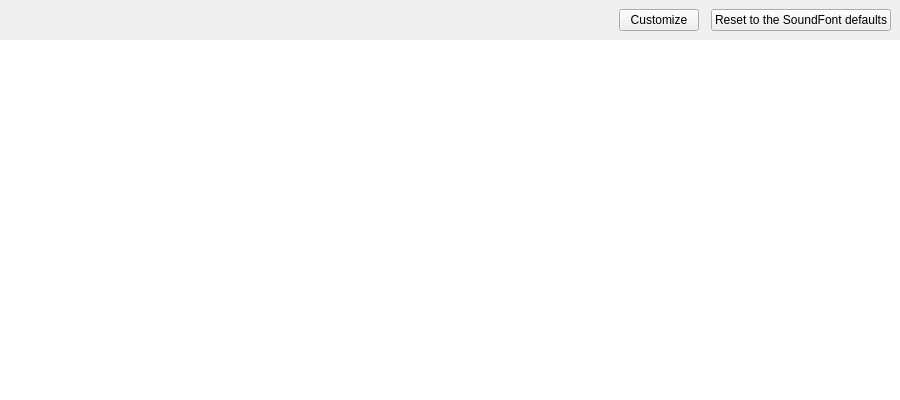
<?xml version="1.0" encoding="UTF-8"?>
<ui version="4.0">
 <class>PageDefaultMod</class>
 <widget class="QWidget" name="PageDefaultMod">
  <property name="geometry">
   <rect>
    <x>0</x>
    <y>0</y>
    <width>900</width>
    <height>400</height>
   </rect>
  </property>
  <property name="windowTitle">
   <string notr="true">Form</string>
  </property>
  <layout class="QVBoxLayout" name="verticalLayout">
   <property name="spacing">
    <number>0</number>
   </property>
   <property name="leftMargin">
    <number>0</number>
   </property>
   <property name="topMargin">
    <number>0</number>
   </property>
   <property name="rightMargin">
    <number>0</number>
   </property>
   <property name="bottomMargin">
    <number>0</number>
   </property>
   <item>
    <layout class="QHBoxLayout" name="horizontalLayout">
     <property name="spacing">
      <number>12</number>
     </property>
     <property name="leftMargin">
      <number>9</number>
     </property>
     <property name="topMargin">
      <number>9</number>
     </property>
     <property name="rightMargin">
      <number>9</number>
     </property>
     <property name="bottomMargin">
      <number>9</number>
     </property>
     <item>
      <widget class="QLabel" name="label">
       <property name="sizePolicy">
        <sizepolicy hsizetype="Expanding" vsizetype="Preferred">
         <horstretch>0</horstretch>
         <verstretch>0</verstretch>
        </sizepolicy>
       </property>
       <property name="text">
        <string notr="true"/>
       </property>
       <property name="wordWrap">
        <bool>true</bool>
       </property>
      </widget>
     </item>
     <item>
      <widget class="QPushButton" name="pushCustomize">
       <property name="text">
        <string>Customize</string>
       </property>
      </widget>
     </item>
     <item>
      <widget class="QPushButton" name="pushReset">
       <property name="text">
        <string>Reset to the SoundFont defaults</string>
       </property>
      </widget>
     </item>
    </layout>
   </item>
   <item>
    <widget class="QStackedWidget" name="stackedWidget">
     <widget class="QWidget" name="pageStandard">
      <layout class="QVBoxLayout" name="verticalLayout_2">
       <property name="leftMargin">
        <number>0</number>
       </property>
       <property name="topMargin">
        <number>0</number>
       </property>
       <property name="rightMargin">
        <number>0</number>
       </property>
       <property name="bottomMargin">
        <number>0</number>
       </property>
       <item>
        <widget class="ModulatorListWidget" name="listWidget">
         <property name="frameShape">
          <enum>QFrame::NoFrame</enum>
         </property>
         <property name="alternatingRowColors">
          <bool>true</bool>
         </property>
         <property name="selectionMode">
          <enum>QAbstractItemView::NoSelection</enum>
         </property>
         <property name="verticalScrollMode">
          <enum>QAbstractItemView::ScrollPerPixel</enum>
         </property>
         <property name="horizontalScrollMode">
          <enum>QAbstractItemView::ScrollPerPixel</enum>
         </property>
         <property name="resizeMode">
          <enum>QListView::Adjust</enum>
         </property>
        </widget>
       </item>
      </layout>
     </widget>
     <widget class="QWidget" name="pageCustom">
      <layout class="QVBoxLayout" name="verticalLayout_3">
       <property name="leftMargin">
        <number>0</number>
       </property>
       <property name="topMargin">
        <number>0</number>
       </property>
       <property name="rightMargin">
        <number>0</number>
       </property>
       <property name="bottomMargin">
        <number>0</number>
       </property>
       <item>
        <widget class="ModulatorEditor" name="modulatorEditor" native="true"/>
       </item>
      </layout>
     </widget>
    </widget>
   </item>
  </layout>
 </widget>
 <customwidgets>
  <customwidget>
   <class>ModulatorListWidget</class>
   <extends>QListWidget</extends>
   <header>modulatorlistwidget.h</header>
  </customwidget>
  <customwidget>
   <class>ModulatorEditor</class>
   <extends>QWidget</extends>
   <header>modulatoreditor.h</header>
   <container>1</container>
  </customwidget>
 </customwidgets>
 <resources/>
 <connections/>
</ui>
